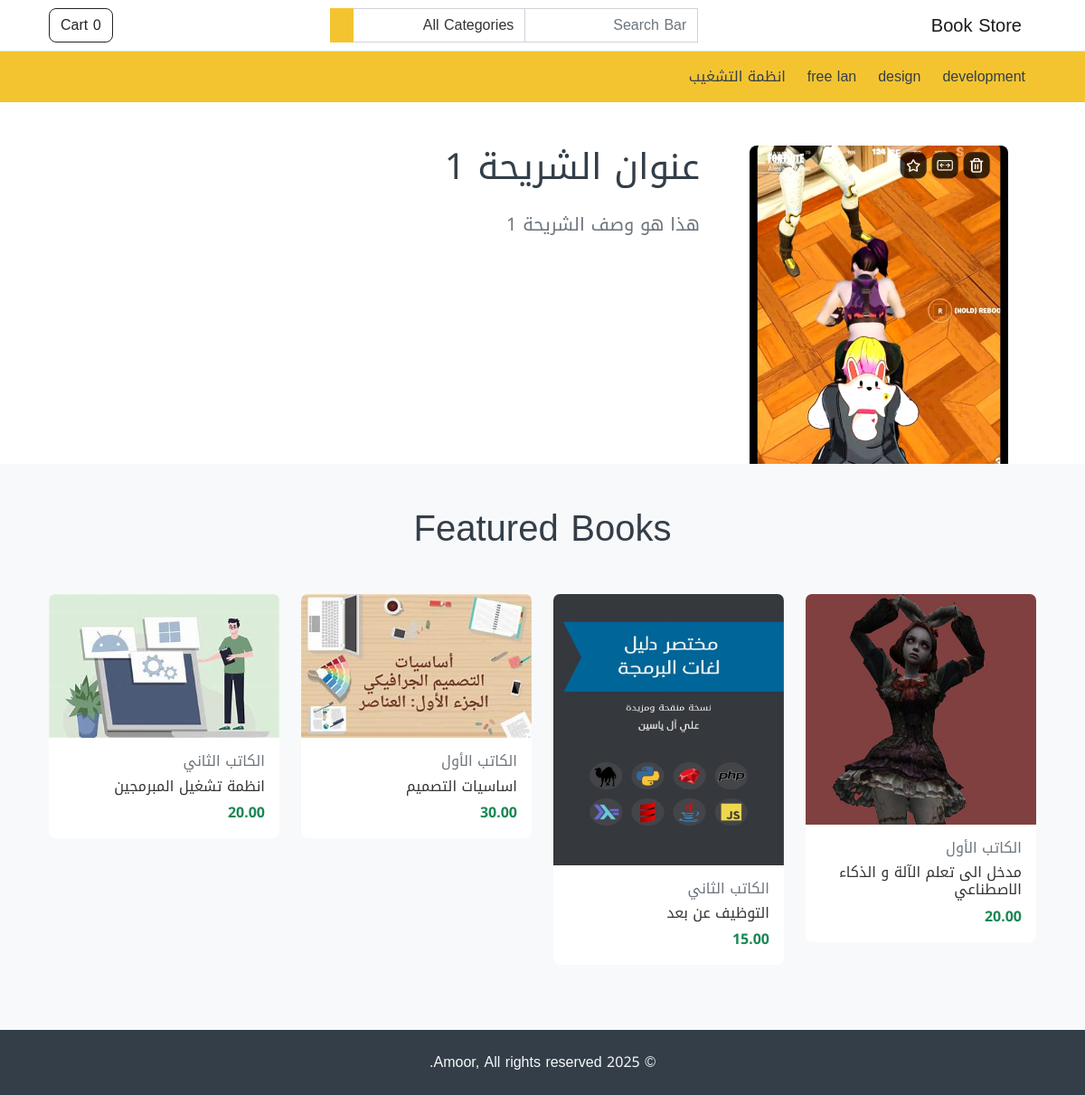
/store/, run on the app's committed database.
### store/models.py (models this page shows, shortened)
class Category(models.Model):
    name = models.CharField(max_length=255, unique=True)
    featured = models.BooleanField(default=False)
    order = models.IntegerField(default=1)
    created_at = models.DateTimeField(auto_now_add=True)
    updated_at = models.DateTimeField(auto_now=True)

class Slider(models.Model):
    title = models.CharField(max_length=255)
    subtitle = models.TextField(max_length=500)
    image = models.ImageField(null=True)
    order = models.IntegerField(default=1)
    created_at = models.DateTimeField(auto_now_add=True)
    updated_at = models.DateTimeField(auto_now=True)

class Product(models.Model):
    name = models.CharField(max_length=255)
    short_description = models.CharField(max_length=255, null=True)
    description = models.TextField(null=True)
    price = models.FloatField()
    stock = models.PositiveIntegerField(null=True)
    image = models.ImageField(null=True)
    pdf_file = models.FileField(null=True)
    featured = models.BooleanField(default=False)
    created_at = models.DateTimeField(auto_now_add=True)
    updated_at = models.DateTimeField(auto_now=True)
    category = models.ForeignKey(Category, on_delete=models.PROTECT)
    author = models.ForeignKey(Author, on_delete=models.SET_NULL, null=True)

class Author(models.Model):
    name = models.CharField(max_length=255)
    bio = models.TextField(null=True)
    created_at = models.DateTimeField(auto_now_add=True)
    updated_at = models.DateTimeField(auto_now=True)

### store/views.py (the view)
# urls.py: path('', views.index, name='StoreHome'),
def index(request):
    products = Product.objects.select_related('author').filter(featured=True)
    slider = Slider.objects.order_by('order')
    return render(
        request, 'index.html',
        {
            'products': products,
            'slides': slider,
        }
    )

### store/custom_context_processor.py (called while the page is built)
def store_website(request) -> dict:
    cart = Cart.objects.filter(session = request.session.session_key).last()
    cart_total = 0
    cart_products = []
    if cart:
        cart_products = Product.objects.filter(pk__in=cart.item)
        for item in cart_products:
            cart_total += item.price
    categories = Category.objects.order_by('order')
    return {
        'categories': categories,
        'cart_total': cart_total,
        'cart_products': cart_products,
    }

### store/templatetags/my_filters.py (called while the page is built)
@register.filter(name='currency')
def currency(value):
    try:
        numeric_value = float(value) if isinstance(value, str) else value
        return f"{numeric_value:.2f}"
    except (ValueError, TypeError):
        return value  # Return original if conversion fails

### store/templates/index.html
{% extends "base.html" %}
{% load i18n %}
{% block content %}
{% include 'partials/slider.html' with slides=slides %}
<div class="container my-5">
    <section>
        <div class="col-md-12 mb-5">
            <p class="h1 text-center text-secondary">{% trans "Featured Books" %}</p>
        </div>
    <div class="row">
        {% for product in products %}
            <div class="col-md-3">
                {% include 'common/product_card.html' with product=product%}
            </div>
        {% endfor %}
    </div>
    </section>
</div>
{% endblock content %}

### store/templates/base.html (shortened to what this page needs)
{% load static %}
{% load i18n %}
<!DOCTYPE html>
<html lang="ar" class="h-100" dir="rtl">
<head>
    <link href="{% static 'css/101.css' %}" rel="stylesheet">
    <link href="{% static 'css/app.css' %}" rel="stylesheet">
</head>
<body class="d-flex flex-column h-100 bg-light">
    {% include "partials/header.html" %}
    <main>
        {% block content %}
        {% endblock %}
    </main>
    {% include "partials/footer.html" %}
    </body>
</html>

### store/templates/partials/header.html (shortened to what this page needs)
{% load i18n %}
<nav class="navbar navbar-expand-lg navbar-light bg-white border-bottom">
    <div class="container">
        <a class="navbar-brand" href="/store">{% trans "Book Store" %}</a>
        <div class="collapse navbar-collapse mt-2 mt-lg-0" id="navbarSupportedContent">
            {% include "partials/header_search.html" %}
            <ul class="navbar-nav my-2 my-lg-0">
                <li class="nav-item">
                    <a href="{% url 'StoreCart' %}" class="btn btn-outline-dark" type="button">
                        {% trans 'Cart' %} <span id='cart-items-count'>{{ cart_products|length }}</span>
                    </a>
                </li>
            </ul>
        </div>
    </div>
</nav>
<nav class="navbar navbar-expand-lg navbar-light bg-primary">
    <div class="container">
        <div class="collapse navbar-collapse mt-2 mt-lg-0" id="navbarSupportedContent">
                <ul class="navbar-nav my-2 my-lg-0">
                    {% for category in categories %}
                        <li class="nav-item">
                            <a class="nav-link mx-1" href="{% url 'StoreCategory' category.id %}" role="button">
                                {{ category.name }}
                            </a>
                        </li>
                    {% endfor %}
                </ul>
            </div>
        </div>
</nav>

### store/templates/partials/header_search.html (shortened to what this page needs)
{% load i18n %}
<form  class="d-flex mx-auto" method='GET' action="{% url 'SearchProduct'%}">
    <div class="input-group">
        <input name="query" value="{{ request.GET.query }}" type="search" class="form-control" style="..." placeholder="{% trans 'Search Bar' %}"/>
        <select name="category" class="form-control" style="...">
            <option value="">{% trans 'All Categories' %}</option>
        </select>
        <button class="btn btn-primary" type="submit">
        </button>
    </div>
</form>

### store/templates/partials/slider.html (shortened to what this page needs)
<div class="main-slider my-auto">
    <div class="swiper-wrapper">
        {% for slide in slides %}
            <div class="swiper-slide">
                <div class="container pt-5">
                    <div class="row">
                        <div class="col-md-4 text-center d-none d-lg-block">
                            <img src="{{ slide.image.url }}" alt="{{ slide.title }}" class="img-fluid rounded">
                        </div>
                        <div class="col-md-8">
                            <h1 class="text-secondary">
                                {{ slide.title }}
                            </h1>
                            <blockquote class="blockquote mt-4">
                                <p class="text-muted">
                                    {{ slide.subtitle }}
                                </p>
                            </blockquote>
                        </div>
                    </div>
                </div>
            </div>
        {% endfor %}
    </div>
</div>

### store/templates/common/product_card.html (shortened to what this page needs)
{% load i18n %}
{% load my_filters %}
<div class="product card mb-4">
    <img src="{{ product.image.url }}" class="card-img-top" alt="{{ product.name }}"/>
    <div class="card-body">
        <h6 class="text-muted">{{ product.author.name }}</h6>
        <h6 class="card-title">{{ product.name }}</h6>
        <strong class="fw-bold text-success">{{ product.price|currency }}</strong>
    </div>
</div>

### store/templates/partials/footer.html
{% load i18n %}
<footer class="footer mt-auto py-4 bg-secondary">
    <div class="container text-center">
      <span class="text text-light">{% trans "© 2025 Amoor, All rights reserved." %}</span>
    </div>
  </footer>

### data on the page
Category: name "development"
Category: name "design"
Category: name "free lan"
Category: name "انظمة التشغيب"
Slider: image (picture), title "عنوان الشريحة 1", subtitle "هذا هو وصف الشريحة 1"
Product: image (picture), author.name "الكاتب الأول", name "مدخل الى تعلم الآلة و الذكاء الاصطناعي", price "20.00"
Product: image (picture), author.name "الكاتب الثاني", name "التوظيف عن بعد", price "15.00"
Product: image (picture), author.name "الكاتب الأول", name "اساسيات التصميم", price "30.00"
Product: image (picture), author.name "الكاتب الثاني", name "انظمة تشغيل المبرمجين", price "20.00"

### other printed values
{{ cart_products|length }} "0"
